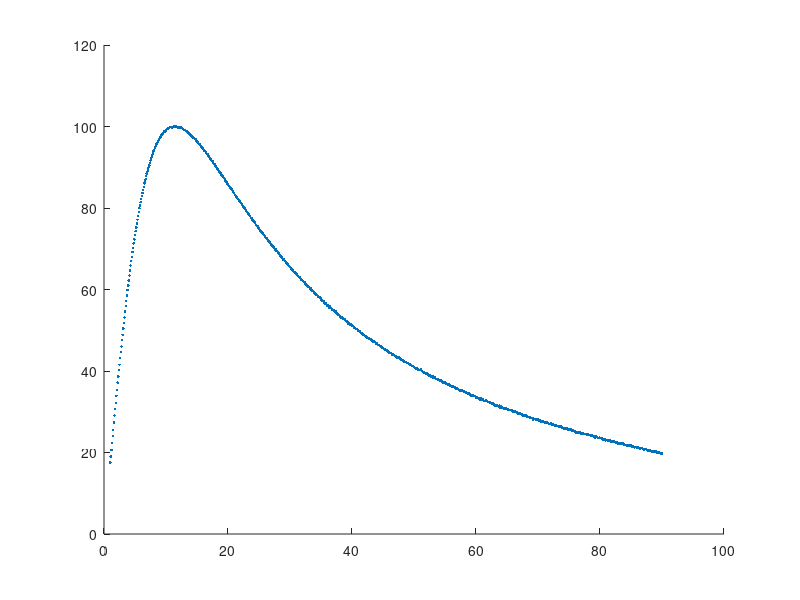

MATLAB code for this plot:
tr=14;
fa=[1:0.1:90];
fat=fa*pi/180;
At=1000;
T1 = 700
R1t = 1/T1;


yd=At*(1-exp(-tr*R1t)).*sin(fat) ./ (1-exp(-tr*R1t).*cos(fat));
yd=yd+0.09*randn(size(yd));
scatter(fa,yd,'.k')
